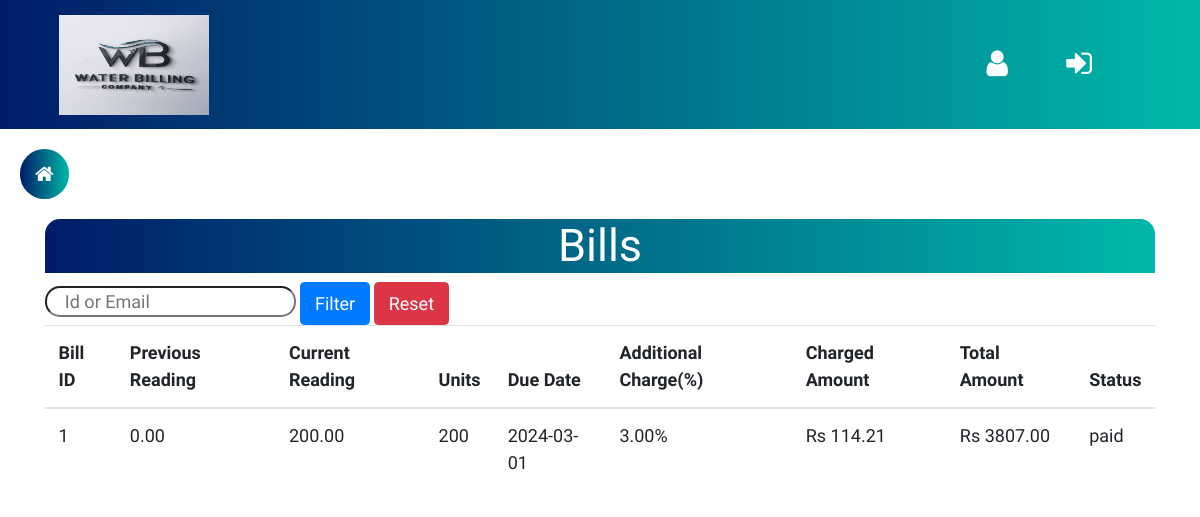
The page /users/admin/Includes/billsRecord.php (signed in) on the database its author committed.
### tables this page shows
CREATE TABLE `bill` (
  `bill_id` int(11) NOT NULL,
  `user_id` int(11) NOT NULL,
  `reading_id` int(11) NOT NULL,
  `tariff_id` int(11) NOT NULL,
  `charge_id` int(11) DEFAULT NULL,
  `units` int(11) NOT NULL,
  `total_amount` decimal(10,2) NOT NULL,
  `payment_status` enum('paid','unpaid') NOT NULL DEFAULT 'unpaid',
  `due_date` date DEFAULT NULL
);

CREATE TABLE `meter_reading` (
  `reading_id` int(11) NOT NULL,
  `user_id` int(11) NOT NULL,
  `previous_reading_date` date NOT NULL,
  `previous_reading_value` decimal(10,2) NOT NULL,
  `current_reading_date` date NOT NULL,
  `current_reading_value` decimal(10,2) NOT NULL
);

CREATE TABLE `additional_charge` (
  `charge_id` int(11) NOT NULL,
  `charge_days` int(11) NOT NULL,
  `charge_percent` decimal(10,2) NOT NULL,
  `created_at` timestamp NOT NULL DEFAULT current_timestamp(),
  `updated_at` timestamp NOT NULL DEFAULT current_timestamp() ON UPDATE current_timestamp()
);

### users/admin/Includes/billsRecord.php (the view, shortened to what this page needs)
<?php
require_once('../../../connection/session.php');
?>
<!DOCTYPE html>
<html lang="en">
<head>
    <link rel="stylesheet" href="https://cdn.jsdelivr.net/npm/bootstrap@4.0.0/dist/css/bootstrap.min.css">
    <link rel="stylesheet" href="https://cdnjs.cloudflare.com/ajax/libs/font-awesome/4.7.0/css/font-awesome.min.css">
    <link rel="stylesheet" href="../../../assets/style.css">
    <link rel="stylesheet" href="../assets/css/style.css">
</head>
<body>
<?php
include "../adminHeader.php";
include "../sidebar.php";
?>
<div class="container">
    <div class="title">
        <h1>Bills</h1>
    </div>
    <form method="GET" id="filterForm">
        <input type="text" class="search" id="user_filter" name="user_filter" placeholder="    Id or Email" value="<?php echo isset($_GET['user_filter']) ? $_GET['user_filter'] : ''; ?>">
        <button class="btn btn-primary" type="submit">Filter</button>
        <button class="btn btn-danger" type="button" onclick="resetFilter()">Reset</button>
    </form>
    <?php
    $sql = "SELECT b.bill_id,b.charge_id, b.user_id, b.units, b.tariff_id, b.total_amount, b.due_date, b.payment_status, u.email, r.reading_id,
               r.previous_reading_value, r.previous_reading_date,
               r.current_reading_value, r.current_reading_date
            FROM bill b
            INNER JOIN user u ON b.user_id = u.user_id
            LEFT JOIN meter_reading r ON b.reading_id = r.reading_id
            WHERE b.payment_status = 'paid'";
    $result = $con->query($sql);
    ?>
    <table class="table">
        <thead>
            <tr>
                <th>Bill ID</th>
                <th>Previous Reading</th>
                <th>Current Reading</th>
                <th>Units</th>
                <th>Due Date</th>
                <th>Additional Charge(%)</th>
                <th>Charged Amount</th>
                <th>Total Amount</th>
                <th>Status</th>
            </tr>
        </thead>
        <tbody>
            <?php
            if ($result->num_rows > 0) {
                while($row = $result->fetch_assoc()) {
                    $additional_charge_percent = 0;
                    $additional_charge = 0;
                    $charge_id = $row['charge_id'];
                    if ($charge_id !== null) {
                        $charge_sql = "SELECT * FROM additional_charge WHERE charge_id = $charge_id";
                        $charge_result = $con->query($charge_sql);
                        if ($charge_result && $charge_result->num_rows > 0) {
                            $charge_row = $charge_result->fetch_assoc();
                            $additional_charge_percent = $charge_row['charge_percent'];
                            $additional_charge = ($row['total_amount'] * $additional_charge_percent) / 100;
                        }
                    }
                    ?>
                    <tr>
                        <td><?= $row['bill_id'] ?></td>
                        <td><?= $row['previous_reading_value'] ?></td>
                        <td><?= $row['current_reading_value'] ?></td>
                        <td><?= $row['units'] ?></td>
                        <td><?= $row['due_date'] ?></td>
                        <td><?= $additional_charge_percent ? $additional_charge_percent . '%' : 'No Additional Charge' ?></td>
                        <td><?= $additional_charge ? 'Rs ' . $additional_charge : 'No Additional Charge' ?></td>
                        <td><?= 'Rs ' . $row['total_amount'] ?></td>
                         <td><?= $row['payment_status'] ?></td>
                    </tr>
                <?php }
            } else { ?>
                <tr>
                    <td colspan="9">No paid bills found for this user.</td>
                </tr>
            <?php } ?>
        </tbody>
    </table>
</div>
</body>
</html>

### assets/style.css (style rules this page uses)
* { margin: 0; padding: 0; font-family: "Work Sans", sans-serif; font-size: 18px; }
.title { margin-left: 0px; margin-right: 0px; color: #fff; font-size: 35px; font-weight: 600; text-align: center; line-height: 100px; border-radius: 15px 15px 0px 0px; background: linear-gradient(to right, #001c68, #00b8a9); }

### users/admin/assets/css/style.css (style rules this page uses)
* { margin: 0; padding: 0; font-family: 'Work Sans', sans-serif; font-size: 18px; }
.search { border-radius: 15px; }

### rows shown on the page
bill: bill_id "1", reading.previous_reading_value "0.00", reading.current_reading_value "200.00", units "200", due_date "2024-03-01", charge.charge_percent "3.00", total_amount.charge_percent "114.21", total_amount "3807.00", payment_status "paid"
